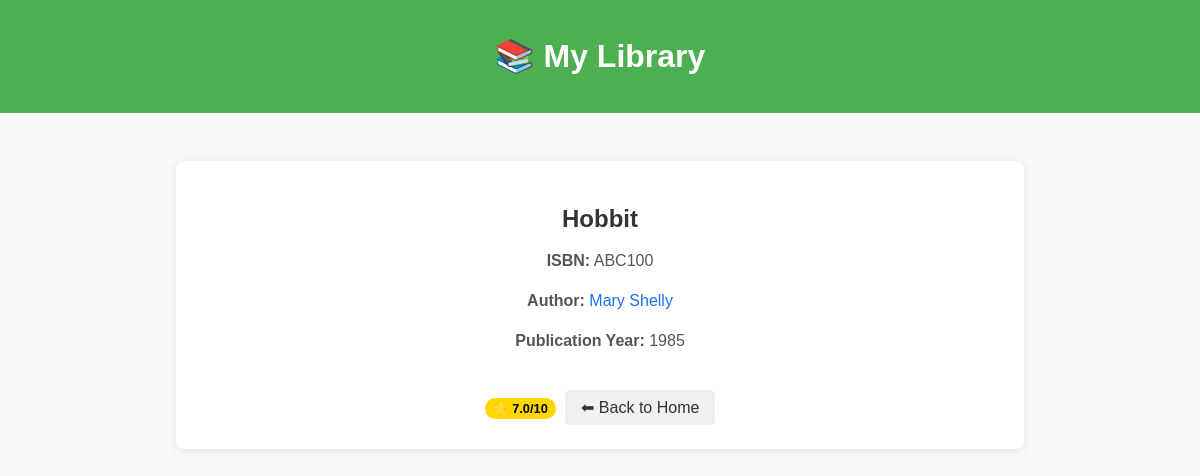
The page /book/2 on the database its author committed.
### data_models.py (models this page shows, shortened)
class Book(db.Model):
    __tablename__ = 'books'
    id = db.Column(db.Integer, primary_key=True, autoincrement=True)
    isbn = db.Column(db.String(100))
    title = db.Column(db.String(100))
    publication_year = db.Column(db.Integer)
    author_id = db.Column(db.Integer, db.ForeignKey('authors.id'))
    rating = db.Column(db.Float)
    author = db.relationship('Author', backref='books')

class Author(db.Model):
    __tablename__ = 'authors'
    id = db.Column(db.Integer, primary_key=True, autoincrement=True)
    name = db.Column(db.String(100))
    birth_date = db.Column(db.String(100))
    date_of_death = db.Column(db.String(100))

### app.py (the view)
@app.route("/book/<int:book_id>", methods = ['GET'])
def book_detail(book_id):
    book = Book.query.get_or_404(book_id)
    return render_template('book_detail.html', book = book)

### templates/book_detail.html
{% extends "base.html" %}
{% block content %}
<div class="detail-page">
    <h2>{{ book.title }}</h2>
    <p><strong>ISBN:</strong> {{ book.isbn }}</p>
    <p><strong>Author:</strong> <a href="{{ url_for('author_detail', author_id=book.author.id) }}">{{ book.author.name }}</a></p>
    <p><strong>Publication Year:</strong> {{ book.publication_year }}</p>
    {% if book.rating %}
        <span class="badge badge-rating">⭐ {{ book.rating }}/10</span>
    {% endif %}
    <a href="{{ url_for('home') }}" class="back-link">⬅ Back to Home</a>
</div>
{% endblock %}

### static/css/style.css (style rules this page uses)
body { font-family: Arial, sans-serif; margin: 0; padding: 0; background: #f9f9f9; color: #333; text-align: center; }
.badge { display: inline-block; padding: 0.2rem 0.5rem; border-radius: 4px; font-size: 0.85rem; font-weight: bold; color: white; margin-right: 0.3rem; }
.detail-page { max-width: 800px; margin: 2rem auto; padding: 1.5rem; background: white; border-radius: 8px; box-shadow: 0 2px 8px rgba(0,0,0,0.1); font-family: Arial, sans-serif; }
.detail-page h2 { margin-bottom: 1rem; color: #333; }
.detail-page p { margin-bottom: 0.8rem; line-height: 1.5; color: #555; }
.detail-page a { color: #1a73e8; text-decoration: none; transition: color 0.2s; }
.detail-page a.back-link { display: inline-block; margin-top: 1.5rem; padding: 0.5rem 1rem; background: #f0f0f0; border-radius: 5px; color: #333; text-decoration: none; transition: background 0.2s; }
a { text_decoration:none !important; }
.detail-page a ,.home a { text-decoration: none; }
.detail-page a, .detail-page a:hover, .detail-page a:focus { text-decoration: none; }
.badge-rating { background: gold; color: black; padding: 3px 8px; border-radius: 12px; font-size: 0.8rem; }

### rows shown on the page
Book: title "Hobbit", isbn "ABC100", publication_year "1985", rating "7.0"
Author: author.name "Mary Shelly"
